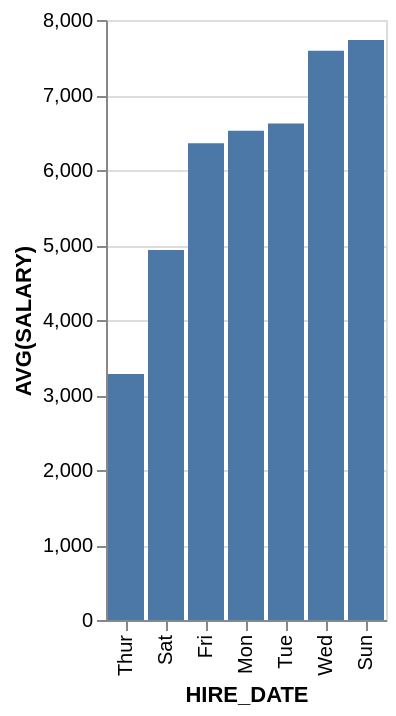

Here is the Vega-Lite specification saved for this chart:
### Vega-Lite specification from a JSON file in a GitHub repository (floating-point values rounded to 4 significant figures)
{"data": {"values": [{"x_data": "Thur", "y_data": 3280}, {"x_data": "Sat", "y_data": 4933.0}, {"x_data": "Fri", "y_data": 6357.0}, {"x_data": "Mon", "y_data": 6525}, {"x_data": "Tue", "y_data": 6620}, {"x_data": "Wed", "y_data": 7591.0}, {"x_data": "Sun", "y_data": 7733.0}]}, "mark": "bar", "encoding": {"x": {"field": "x_data", "type": "nominal", "title": "HIRE_DATE", "sort": {"op": "sum", "field": "y_data", "order": "ascending"}}, "y": {"field": "y_data", "type": "quantitative", "title": "AVG(SALARY)"}}}
